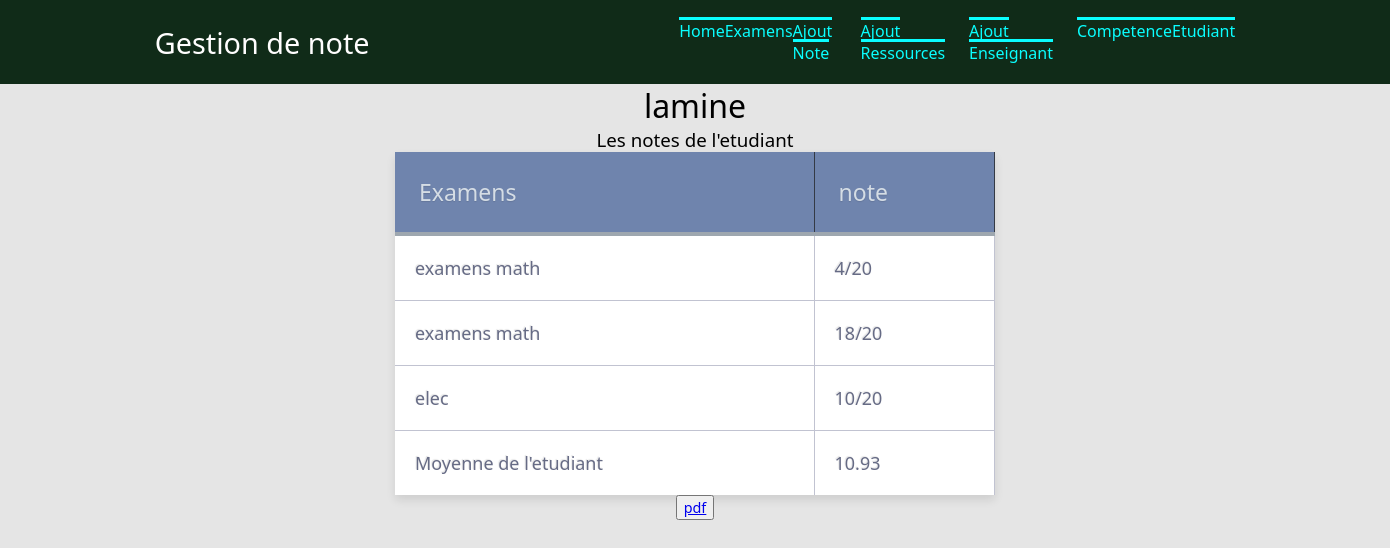
The app's page /affiche/1/, older data.
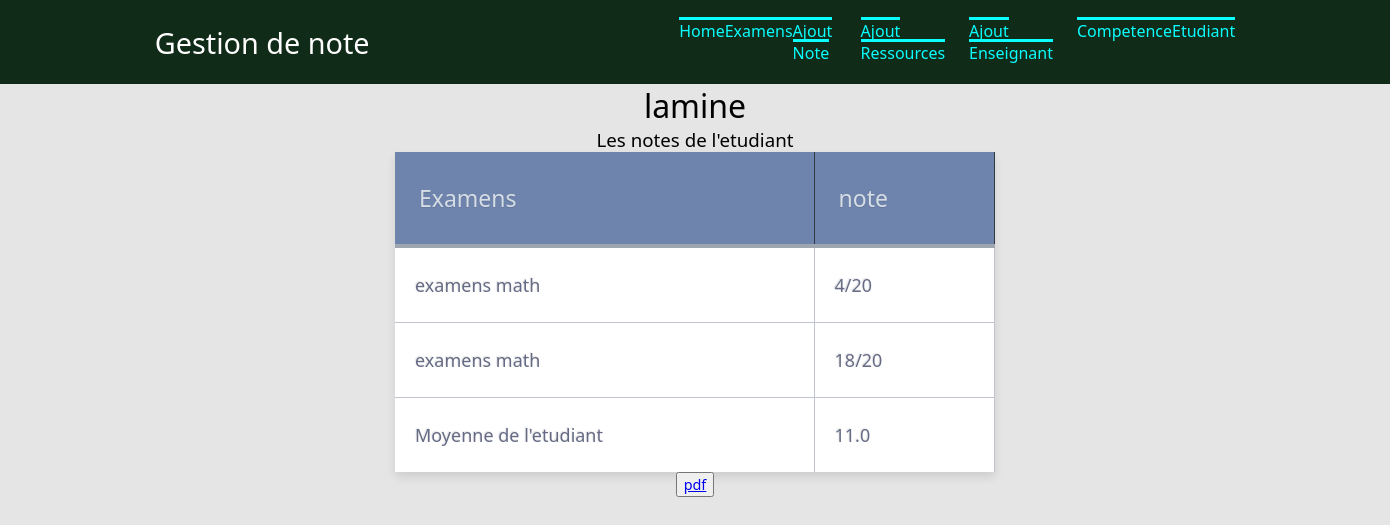
The same page, newer data.
### gestion/models.py (models this page shows, shortened)
class Notes(models.Model):
    examens = models.ForeignKey('Examens', on_delete=models.CASCADE,null = True,)
    etudiant =models.ForeignKey('Etudiant', on_delete=models.CASCADE,null = True,)
    note =models.IntegerField(blank=False, null=True)
    appreciation =models.TextField(null=True, blank=True)

class Examens(models.Model):
    titre = models.CharField(max_length=100)
    date = models.DateField(blank=True, null = True)
    coefficient = models.CharField(max_length=100)
    ressources = models.ForeignKey('Ressources', on_delete=models.CASCADE,null = True,)
    def __str__(self):
        return  self.titre

### gestion/views.py (the view)
# urls.py: path('affiche/<int:id>/', views.affiche),
def affiche(request, id):
    etudiant = models.Etudiant.objects.get(pk=id)
    notes = list(models.Notes.objects.filter(etudiant=etudiant))
    moyenne = 0.0
    coeff = 0.0
    for i in notes:
        examen = models.Examens.objects.get(id=i.examens.id)
        moyenne = moyenne + i.note * float(examen.coefficient)
        coeff = coeff + float(examen.coefficient)
        print(f'{i.note} / {examen.coefficient}')
    if coeff != 0:
        moyenne = round(moyenne/coeff,2)
        print(f'{moyenne}')
    return render(request,"gestion/affiche.html",{'etudiants': etudiant,'notes': notes,"moyenne":moyenne,"examen": examen,"coefff":examen.coefficient,"coeff":coeff})

### gestion/templates/gestion/affiche.html (shortened to what this page needs)
     {% extends "gestion/main.html" %}
{% block content %}
<h1>{{etudiants.nom}}</h1>
<div class="Titre">
<h3>Les notes de l'etudiant</h3>
</div>
<table class="table">
<tr>
<th>Examens</th>
<th> note</th>
</tr>
{% for l in notes %}
<tr>
<td>{{l.examens}}</td>
<td>{{l.note}}/20</td>
</tr>
{%endfor%}
<td>Moyenne de l'etudiant </td>
<td> {{moyenne}}</td>
</table>
<button name="button"><a href="/gestion/notes_pdf/" target="blank"> pdf </a></button>
{% endblock %}

Row changes from the older to the newer data that the page shows:
removed Notes: examens "elec", note "10"
Text that changed along with them:
{{ moyenne }}: "10.93" → "11.0"
